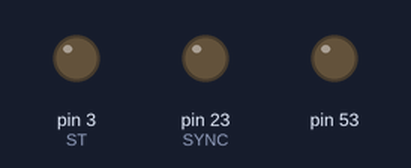
The sketch below on a simulated Arduino Mega 2560, built with avr-gcc and run on an emulated ATmega2560. Shown: output pins drawn as LEDs (lit = HIGH). Pins used as bus, display or sensor lines are not drawn; what the sketch prints to the serial monitor is not drawn.

Above: at 0.1 s.
At 1.1 s:
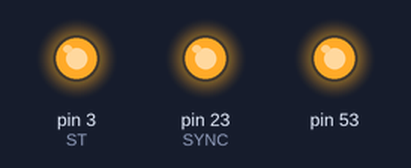
Timing chart, 0 to 2.6 s (numbered marks = the images above):
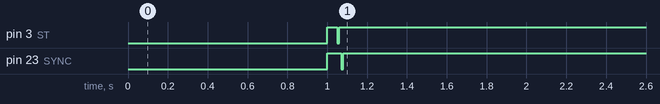

The sketch:

ad7771Test.ino
```cpp
/** Pin Setup
 * ST, 3
 * RST, 8
 * CS, 21 (4.0: 10)
 * DRDY, 22
 * DOUT, 12 (SDO?)
 * DIN, 11
 * SCLK, 13
 * SYNC (PDWN) (sync in), 23
 *
 * +5v (J5.3)
 * GND(J5.5, J5.6)
 * 3.3v (j5.9
 */
// #include "ad7779.h"
#include <SPI.h>
#define ST     3 //ADS1258 start pin (CNTL, J6.1)
#define RST    8 //ADS1256 reset pin
#define CS    21 //ADS1256 chip select
#define DRDY  22 //ADS1256 data ready
#define SYNC  23 // (sync_in) PDWN pin

#define SPI_SPEED 30000000

volatile int count = 0;
void setup() {
  delay(1000);
  Serial.begin(115200);

  pinMode(DRDY, INPUT);
  pinMode(CS, OUTPUT);
  pinMode (ST, OUTPUT);
  pinMode(SYNC, OUTPUT);
  pinMode(RST, OUTPUT);
  SPI.begin();
  Serial.println("Starting");
  Serial.println("LOOP");
  digitalWrite(ST, HIGH);
  digitalWrite(RST, HIGH);
  digitalWrite(SYNC, HIGH);
  delay(50);


  digitalWrite(ST, LOW);
  delay(10);
  digitalWrite(ST, HIGH);

  digitalWrite(RST, LOW);
  delay(10);
  digitalWrite(RST, HIGH);

  digitalWrite(SYNC, LOW);
  delay(10);
  digitalWrite(SYNC, HIGH);
}
//1 read
//0 write
void loop() {
  Serial.println();
  SPI.beginTransaction(SPISettings(SPI_SPEED, MSBFIRST, SPI_MODE0)); // initialize SPI with  clock, MSB first, SPI Mode1
  digitalWriteFast(CS, LOW);
  //delayMicroseconds(1);
  Serial.println(count);
  Serial.println(SPI.transfer(0x80 | 0x11), HEX);
  Serial.println(SPI.transfer(0x00), HEX);
  //Serial.println(SPI.transfer(0x00), HEX);
  digitalWriteFast(CS, HIGH);
  SPI.endTransaction();
  count++;
  delay(50);
}
```
